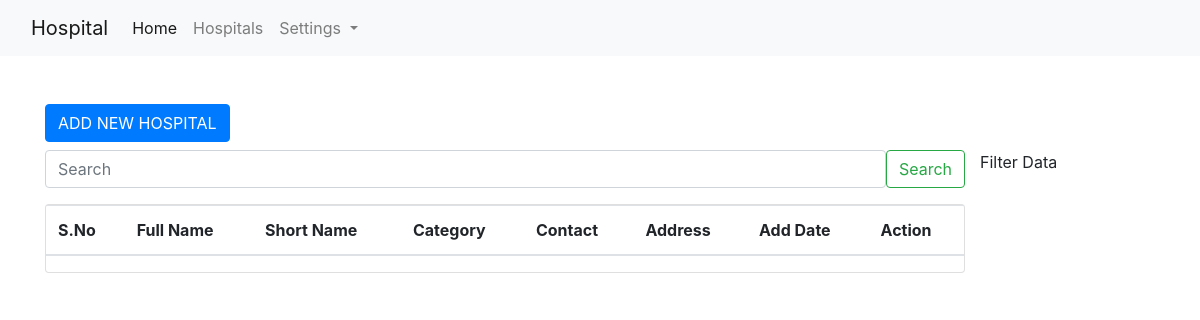
/hospitals/ (signed in), run on an earlier commit of the app's database.
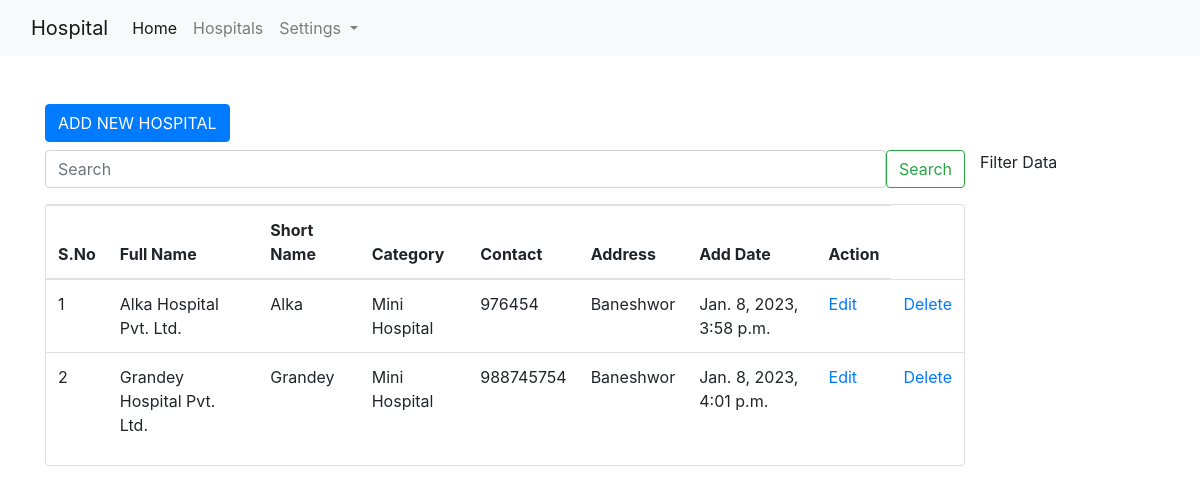
And on a later commit of the database.
### hospitals/models.py (models this page shows)
class Hospital(models.Model):
    full_name = models.CharField(max_length=255)
    short_name = models.CharField(max_length=255)
    category = models.ForeignKey(Category, on_delete=models.CASCADE)
    address = models.CharField(max_length=255)
    contact = models.IntegerField()
    added_at = models.DateTimeField(default=datetime.now)
    class Meta:
        db_table = "app_hospitals"

class Category(models.Model):
    category = models.CharField(max_length=100)
    category_code = models.CharField(max_length=10)
    class Meta:
        db_table = "app_categories"
    def __str__(self):
        return self.category

### hospitals/views.py (the view)
# urls.py: path('', views.hospital_index, name='hospitals'),
@login_required(login_url='/authentication/login/')
def hospital_index(request):
    hospital_list = Hospital.objects.all()
    context = {"data": hospital_list}
    return render(request, 'hospitals/index.html', context)

### templates/hospitals/index.html (shortened to what this page needs)
{% extends 'layouts/base.html' %}
{% block body %}
<div class="container mt-5">
    <a href="{% url 'hospital.create' %}" class="btn btn-primary mb-2">ADD NEW HOSPITAL</a>
    <div class="row">
        <div class="col-md-10">
            <form class="d-flex mb-3">
                <input class="form-control me-2" type="search" placeholder="Search" aria-label="Search">
                <button class="btn btn-outline-success" type="submit">Search</button>
            </form>
            <div class="card">
                <table class="table table-hover">
                    <thead>
                        <tr>
                            <th>S.No</th>
                            <th>Full Name</th>
                            <th>Short Name</th>
                            <th>Category</th>
                            <th>Contact</th>
                            <th>Address</th>
                            <th>Add Date</th>
                            <th>Action</th>
                        </tr>
                    </thead>
                    <tbody>
                        {% for val in data %}
                        <tr>
                            <td>{{ forloop.counter }}</td>
                            <td>{{ val.full_name }}</td>
                            <td>{{ val.short_name }}</td>
                            <td>{{ val.category }}</td>
                            <td>{{ val.contact }}</td>
                            <td>{{ val.address }}</td>
                            <td>{{ val.added_at }}</td>
                            <td><a href="{% url 'hospital.edit' val.id %}">Edit</a></td>
                            <td><a href="{% url 'hospital.delete' val.id %}">Delete</a></td>
                        </tr>
                        {% endfor %}
                    </tbody>
                </table>
            </div>
        </div>
        <div class="col-mnd-2">
            Filter Data
        </div>
    </div>
</div>
{% endblock %}

### templates/layouts/base.html (shortened to what this page needs)
<!doctype html>
<html lang="en">
<head>
  {% load static %}
  <link rel="stylesheet" href="https://cdn.jsdelivr.net/npm/bootstrap@4.3.1/dist/css/bootstrap.min.css"
>
</head>
<body>
  <nav class="navbar navbar-expand-lg navbar-light bg-light">
    <div class="container-fluid">
      <a class="navbar-brand" href="#">Hospital</a>
      <div class="collapse navbar-collapse" id="navbarSupportedContent">
        <ul class="navbar-nav me-auto mb-2 mb-lg-0">
          <li class="nav-item">
            <a class="nav-link active" aria-current="page" href="#">Home</a>
          </li>
          <li class="nav-item">
            <a class="nav-link" href="#">Hospitals</a>
          </li>
          <li class="nav-item dropdown">
            <a class="nav-link dropdown-toggle" href="#" id="navbarDropdown" role="button" data-bs-toggle="dropdown"
              aria-expanded="false">
              Settings
            </a>
          </li>
        </ul>
      </div>
    </div>
  </nav>
  {% block body %}
  {% endblock %}
</body>
</html>

What changed in the data, as far as the page shows it:
added Hospital: full_name "Alka Hospital Pvt. Ltd.", short_name "Alka", category "Mini Hospital", contact "976454", address "Baneshwor", added_at "Jan. 8, 2023, 3:58 p.m."
added Hospital: full_name "Grandey Hospital Pvt. Ltd.", short_name "Grandey", category "Mini Hospital", contact "988745754", address "Baneshwor", added_at "Jan. 8, 2023, 4:01 p.m."
